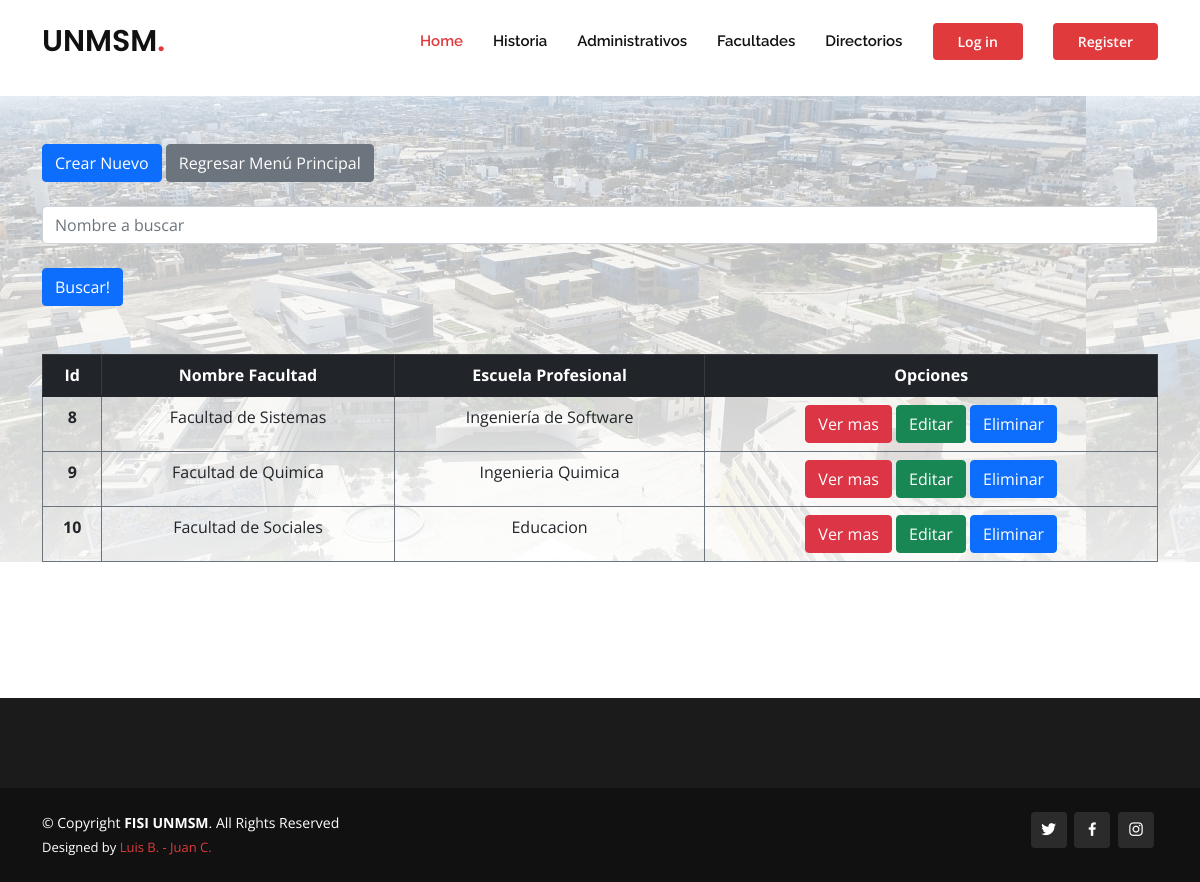
The app's page /facultades.html, older data.
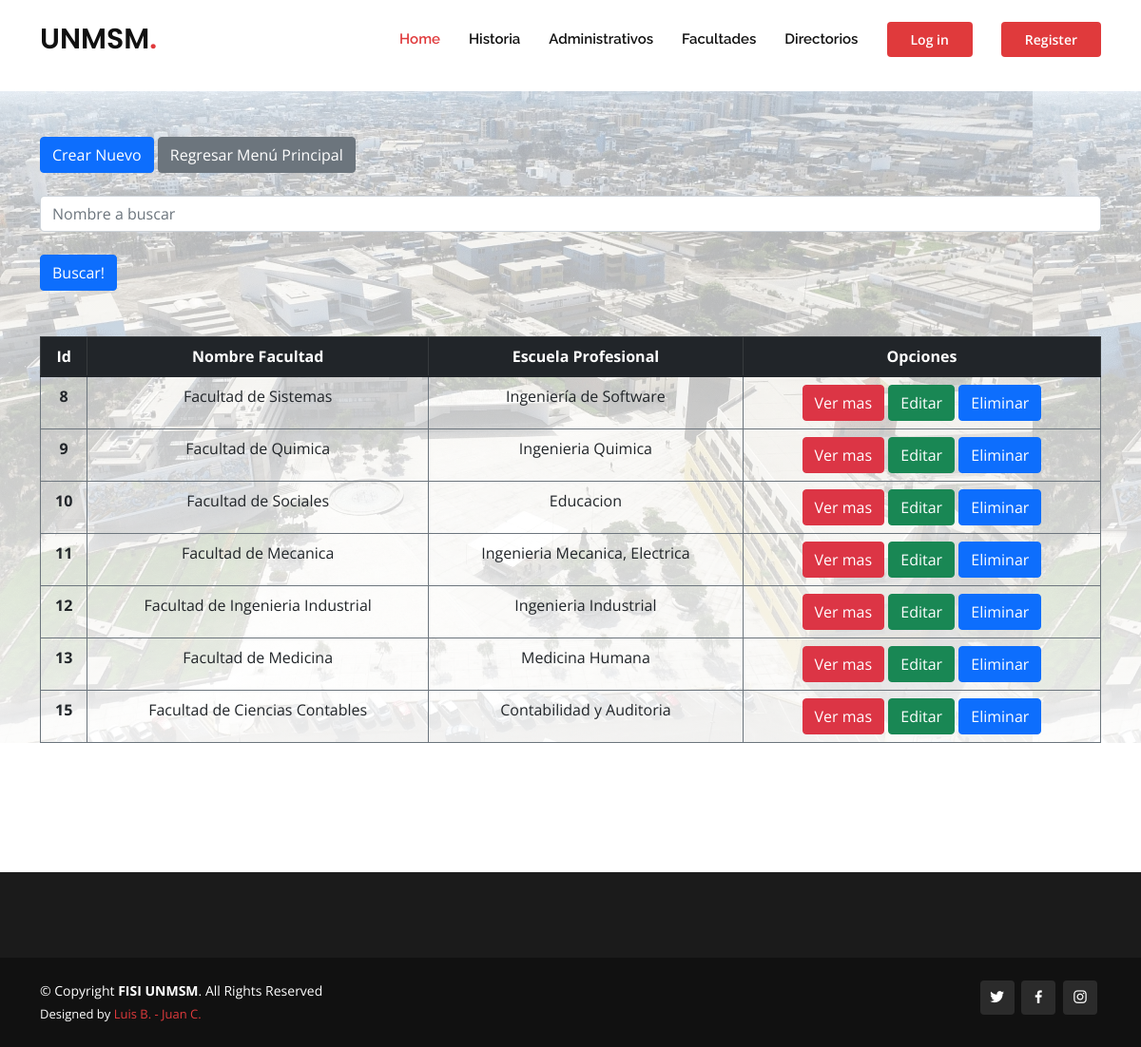
The same page, newer data.
### sanmarcosapp/models.py (models this page shows)
class Facultades(models.Model):
    nombre = models.CharField(max_length=250)
    escuelas = models.CharField(max_length=250)

### sanmarcosapp/views.py (the view)
# urls.py: path('facultades.html', views.facultades),
def facultades(request):
    facultades = Facultades.objects.all()
    diccionario2 = {
        'facultades': facultades
    }
    return render(request, "sanmarcosapp/facultades.html", diccionario2)

### sanmarcosapp/templates/sanmarcosapp/facultades.html
{% extends 'sanmarcosapp/index.html' %} {% load static %} {% block content %}
<br />
<br />
<br />
<br />
<div
  class="jumbotron bg-cover"
  style="background-image: linear-gradient(to bottom, rgba(255, 255, 255, 0.6) 0%, rgba(255, 255, 255, 0.9) 100%), url('../static/assets/img/bannerhome.webp')">
  <div class="container">
    <a href="alta_facultades.html" class="btn btn-primary mt-5">Crear Nuevo</a>
    <a class="btn btn-secondary mt-5" href="/index.html">Regresar Menú Principal</a>
    <form action="/buscar_facultades/" method="GET">
      <br />
      <input type="text" name="nom" class="form-control" placeholder="Nombre a buscar" />
      <br />
      <input class="btn btn-primary" type="submit" value="Buscar!" />
    </form>
    <table class="table table-bordered mt-5 border-secondary text-center">
      <thead class="table-dark">
        <tr>
          <th>Id</th>
          <th>Nombre Facultad</th>
          <th>Escuela Profesional</th>
          <th>Opciones</th>
        </tr>
      </thead>
      <tbody>
        {% for facultad in facultades %}
        <tr>
          <th>{{ facultad.id }}</th>
          <td>{{ facultad.nombre }}</td>
          <td>{{ facultad.escuelas }}</td>
          <td>
            {% if user.is_authenticated %}
            <a href="detalles_facultades_{{ facultad.id }}" class="btn btn-danger">Ver mas</a>
            <a href="editar_facultades/{{facultad.id}}" class="btn btn-success">Editar</a>
            <a href="eliminar_facultad_{{ facultad.id }}" class="btn btn-primary">Eliminar</a>
            {% else %}
            <a class="btn btn-danger">Ver mas</a>
            <a class="btn btn-success">Editar</a>
            <a class="btn btn-primary">Eliminar</a>
            {% endif %}
          </td>
        </tr>
        {% endfor %}
      </tbody>
    </table>
  </div>
</div>
<br />
<br />
<br />
<br />
<br />
{% endblock %}

Row changes from the older to the newer data that the page shows:
added Facultades: id "11", nombre "Facultad de Mecanica", escuelas "Ingenieria Mecanica, Electrica"
added Facultades: id "12", nombre "Facultad de Ingenieria Industrial", escuelas "Ingenieria Industrial"
added Facultades: id "13", nombre "Facultad de Medicina", escuelas "Medicina Humana"
added Facultades: id "15", nombre "Facultad de Ciencias Contables", escuelas "Contabilidad y Auditoria"
